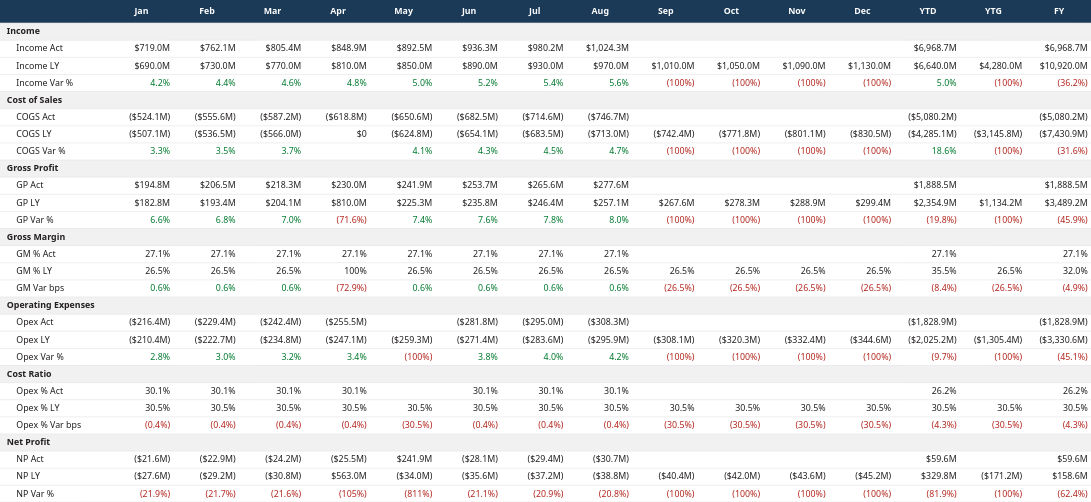

The Vega-Lite source for this figure:
### Vega specification from a JSON file in a GitHub repository (floating-point values rounded to 4 significant figures)
{"$schema": "https://vega.github.io/schema/vega/v6.json", "description": "Monthly P&L grid - one flat query, calculation group replaced by spec-side derivation", "background": "#FFFFFF", "padding": 0, "autosize": {"type": "none", "resize": true}, "width": 1608, "height": 740, "signals": [{"name": "headerHeight", "value": 34}, {"name": "labelWidth", "value": 160}, {"name": "colWidth", "update": "(width - labelWidth) / 15"}, {"name": "rowHeight", "update": "(height - headerHeight) / 28"}], "data": [{"name": "dataset", "values": [{"Year": 2026, "Month": 1, "MonthOffset": -7, "IncAct": 719000000.0, "IncLY": 690000000.0, "CogAct": -524100000.0, "CogLY": -507200000.0, "GPAct": 194800000.0, "GPLY": 182800000.0, "OpxAct": -216400000.0, "OpxLY": -210400000.0, "NPAct": -21570000.0, "NPLY": -27600000.0}, {"Year": 2026, "Month": 2, "MonthOffset": -6, "IncAct": 762100000.0, "IncLY": 730000000.0, "CogAct": -555600000.0, "CogLY": -536600000.0, "GPAct": 206500000.0, "GPLY": 193400000.0, "OpxAct": -229400000.0, "OpxLY": -222600000.0, "NPAct": -22860000.0, "NPLY": -29200000.0}, {"Year": 2026, "Month": 3, "MonthOffset": -5, "IncAct": 805400000.0, "IncLY": 770000000.0, "CogAct": -587200000.0, "CogLY": -566000000.0, "GPAct": 218300000.0, "GPLY": 204000000.0, "OpxAct": -242400000.0, "OpxLY": -234800000.0, "NPAct": -24160000.0, "NPLY": -30800000.0}, {"Year": 2026, "Month": 4, "MonthOffset": -4, "IncAct": 848900000.0, "IncLY": 810000000.0, "CogAct": -618800000.0, "CogLY": 0.0, "GPAct": 230000000.0, "GPLY": 810000000.0, "OpxAct": -255500000.0, "OpxLY": -247000000.0, "NPAct": -25470000.0, "NPLY": 563000000.0}, {"Year": 2026, "Month": 5, "MonthOffset": -3, "IncAct": 892500000.0, "IncLY": 850000000.0, "CogAct": -650600000.0, "CogLY": -624800000.0, "GPAct": 241900000.0, "GPLY": 225200000.0, "OpxAct": null, "OpxLY": -259200000.0, "NPAct": 241900000.0, "NPLY": -34000000.0}, {"Year": 2026, "Month": 6, "MonthOffset": -2, "IncAct": 936300000.0, "IncLY": 890000000.0, "CogAct": -682500000.0, "CogLY": -654200000.0, "GPAct": 253700000.0, "GPLY": 235800000.0, "OpxAct": -281800000.0, "OpxLY": -271400000.0, "NPAct": -28090000.0, "NPLY": -35600000.0}, {"Year": 2026, "Month": 7, "MonthOffset": -1, "IncAct": 980200000.0, "IncLY": 930000000.0, "CogAct": -714600000.0, "CogLY": -683600000.0, "GPAct": 265600000.0, "GPLY": 246400000.0, "OpxAct": -295000000.0, "OpxLY": -283600000.0, "NPAct": -29410000.0, "NPLY": -37200000.0}, {"Year": 2026, "Month": 8, "MonthOffset": 0, "IncAct": 1024000000.0, "IncLY": 970000000.0, "CogAct": -746700000.0, "CogLY": -713000000.0, "GPAct": 277600000.0, "GPLY": 257000000.0, "OpxAct": -308300000.0, "OpxLY": -295800000.0, "NPAct": -30730000.0, "NPLY": -38800000.0}, {"Year": 2026, "Month": 9, "MonthOffset": 1, "IncAct": null, "IncLY": 1010000000.0, "CogAct": null, "CogLY": -742400000.0, "GPAct": null, "GPLY": 267600000.0, "OpxAct": null, "OpxLY": -308000000.0, "NPAct": null, "NPLY": -40400000.0}, {"Year": 2026, "Month": 10, "MonthOffset": 2, "IncAct": null, "IncLY": 1050000000.0, "CogAct": null, "CogLY": -771800000.0, "GPAct": null, "GPLY": 278200000.0, "OpxAct": null, "OpxLY": -320200000.0, "NPAct": null, "NPLY": -42000000.0}, {"Year": 2026, "Month": 11, "MonthOffset": 3, "IncAct": null, "IncLY": 1090000000.0, "CogAct": null, "CogLY": -801200000.0, "GPAct": null, "GPLY": 288800000.0, "OpxAct": null, "OpxLY": -332400000.0, "NPAct": null, "NPLY": -43600000.0}, {"Year": 2026, "Month": 12, "MonthOffset": 4, "IncAct": null, "IncLY": 1130000000.0, "CogAct": null, "CogLY": -830600000.0, "GPAct": null, "GPLY": 299400000.0, "OpxAct": null, "OpxLY": -344600000.0, "NPAct": null, "NPLY": -45200000.0}], "transform": [{"type": "formula", "as": "todayIdx", "expr": "isValid(datum.MonthOffset) && isValid(datum.Year) && isValid(datum.Month) ? 12 * datum.Year + datum.Month - datum.MonthOffset : null"}]}, {"name": "rowsReg", "values": [{"key": "t_inc", "rowIdx": 0, "label": "Income", "kind": "title", "fmt": "", "isVar": false}, {"key": "inc_act", "rowIdx": 1, "label": "Income Act", "kind": "data", "fmt": "money", "isVar": false}, {"key": "inc_ly", "rowIdx": 2, "label": "Income LY", "kind": "data", "fmt": "money", "isVar": false}, {"key": "inc_var", "rowIdx": 3, "label": "Income Var %", "kind": "data", "fmt": "pct", "isVar": true}, {"key": "t_cogs", "rowIdx": 4, "label": "Cost of Sales", "kind": "title", "fmt": "", "isVar": false}, {"key": "cog_act", "rowIdx": 5, "label": "COGS Act", "kind": "data", "fmt": "money", "isVar": false}, {"key": "cog_ly", "rowIdx": 6, "label": "COGS LY", "kind": "data", "fmt": "money", "isVar": false}, {"key": "cog_var", "rowIdx": 7, "label": "COGS Var %", "kind": "data", "fmt": "pct", "isVar": true}, {"key": "t_gp", "rowIdx": 8, "label": "Gross Profit", "kind": "title", "fmt": "", "isVar": false}, {"key": "gp_act", "rowIdx": 9, "label": "GP Act", "kind": "data", "fmt": "money", "isVar": false}, {"key": "gp_ly", "rowIdx": 10, "label": "GP LY", "kind": "data", "fmt": "money", "isVar": false}, {"key": "gp_var", "rowIdx": 11, "label": "GP Var %", "kind": "data", "fmt": "pct", "isVar": true}, {"key": "t_gm", "rowIdx": 12, "label": "Gross Margin", "kind": "title", "fmt": "", "isVar": false}, {"key": "gm_act", "rowIdx": 13, "label": "GM % Act", "kind": "data", "fmt": "pct", "isVar": false}, {"key": "gm_ly", "rowIdx": 14, "label": "GM % LY", "kind": "data", "fmt": "pct", "isVar": false}, {"key": "gm_var", "rowIdx": 15, "label": "GM Var bps", "kind": "data", "fmt": "pct", "isVar": true}, {"key": "t_opx", "rowIdx": 16, "label": "Operating Expenses", "kind": "title", "fmt": "", "isVar": false}, {"key": "opx_act", "rowIdx": 17, "label": "Opex Act", "kind": "data", "fmt": "money", "isVar": false}, {"key": "opx_ly", "rowIdx": 18, "label": "Opex LY", "kind": "data", "fmt": "money", "isVar": false}, {"key": "opx_var", "rowIdx": 19, "label": "Opex Var %", "kind": "data", "fmt": "pct", "isVar": true}, {"key": "t_ratio", "rowIdx": 20, "label": "Cost Ratio", "kind": "title", "fmt": "", "isVar": false}, {"key": "opr_act", "rowIdx": 21, "label": "Opex % Act", "kind": "data", "fmt": "pct", "isVar": false}, {"key": "opr_ly", "rowIdx": 22, "label": "Opex % LY", "kind": "data", "fmt": "pct", "isVar": false}, {"key": "opr_var", "rowIdx": 23, "label": "Opex % Var bps", "kind": "data", "fmt": "pct", "isVar": true}, {"key": "t_np", "rowIdx": 24, "label": "Net Profit", "kind": "title", "fmt": "", "isVar": false}, {"key": "np_act", "rowIdx": 25, "label": "NP Act", "kind": "data", "fmt": "money", "isVar": false}, {"key": "np_ly", "rowIdx": 26, "label": "NP LY", "kind": "data", "fmt": "money", "isVar": false}, {"key": "np_var", "rowIdx": 27, "label": "NP Var %", "kind": "data", "fmt": "pct", "isVar": true}]}, {"name": "rowEdges", "values": [{"edge": 0}, {"edge": 1}, {"edge": 2}, {"edge": 3}, {"edge": 4}, {"edge": 5}, {"edge": 6}, {"edge": 7}, {"edge": 8}, {"edge": 9}, {"edge": 10}, {"edge": 11}, {"edge": 12}, {"edge": 13}, {"edge": 14}, {"edge": 15}, {"edge": 16}, {"edge": 17}, {"edge": 18}, {"edge": 19}, {"edge": 20}, {"edge": 21}, {"edge": 22}, {"edge": 23}, {"edge": 24}, {"edge": 25}, {"edge": 26}, {"edge": 27}, {"edge": 28}]}, {"name": "colsReg", "values": [{"colLabel": "Jan", "colIdx": 0}, {"colLabel": "Feb", "colIdx": 1}, {"colLabel": "Mar", "colIdx": 2}, {"colLabel": "Apr", "colIdx": 3}, {"colLabel": "May", "colIdx": 4}, {"colLabel": "Jun", "colIdx": 5}, {"colLabel": "Jul", "colIdx": 6}, {"colLabel": "Aug", "colIdx": 7}, {"colLabel": "Sep", "colIdx": 8}, {"colLabel": "Oct", "colIdx": 9}, {"colLabel": "Nov", "colIdx": 10}, {"colLabel": "Dec", "colIdx": 11}, {"colLabel": "YTD", "colIdx": 12}, {"colLabel": "YTG", "colIdx": 13}, {"colLabel": "FY", "colIdx": 14}]}, {"name": "titleRows", "source": "rowsReg", "transform": [{"type": "filter", "expr": "datum.kind == 'title'"}]}, {"name": "months", "source": "dataset", "transform": [{"type": "aggregate", "fields": ["IncAct", "IncLY", "CogAct", "CogLY", "GPAct", "GPLY", "OpxAct", "OpxLY", "NPAct", "NPLY", "IncAct", "IncLY", "CogAct", "CogLY", "GPAct", "GPLY", "OpxAct", "OpxLY", "NPAct", "NPLY", "todayIdx"], "ops": ["sum", "sum", "sum", "sum", "sum", "sum", "sum", "sum", "sum", "sum", "valid", "valid", "valid", "valid", "valid", "valid", "valid", "valid", "valid", "valid", "max"], "as": ["sIncAct", "sIncLY", "sCogAct", "sCogLY", "sGPAct", "sGPLY", "sOpxAct", "sOpxLY", "sNPAct", "sNPLY", "vIncAct", "vIncLY", "vCogAct", "vCogLY", "vGPAct", "vGPLY", "vOpxAct", "vOpxLY", "vNPAct", "vNPLY", "todayIdx"], "groupby": ["Month"]}, {"type": "formula", "as": "IncAct", "expr": "datum.vIncAct > 0 ? datum.sIncAct : null"}, {"type": "formula", "as": "IncLY", "expr": "datum.vIncLY > 0 ? datum.sIncLY : null"}, {"type": "formula", "as": "CogAct", "expr": "datum.vCogAct > 0 ? datum.sCogAct : null"}, {"type": "formula", "as": "CogLY", "expr": "datum.vCogLY > 0 ? datum.sCogLY : null"}, {"type": "formula", "as": "GPAct", "expr": "datum.vGPAct > 0 ? datum.sGPAct : null"}, {"type": "formula", "as": "GPLY", "expr": "datum.vGPLY > 0 ? datum.sGPLY : null"}, {"type": "formula", "as": "OpxAct", "expr": "datum.vOpxAct > 0 ? datum.sOpxAct : null"}, {"type": "formula", "as": "OpxLY", "expr": "datum.vOpxLY > 0 ? datum.sOpxLY : null"}, {"type": "formula", "as": "NPAct", "expr": "datum.vNPAct > 0 ? datum.sNPAct : null"}, {"type": "formula", "as": "NPLY", "expr": "datum.vNPLY > 0 ? datum.sNPLY : null"}, {"type": "formula", "as": "curP", "expr": "isFinite(datum.todayIdx) ? ((datum.todayIdx - 1) % 12) + 1 : null"}]}, {"name": "monthCols", "source": "months", "transform": [{"type": "filter", "expr": "datum.Month >= 1 && datum.Month <= 12"}, {"type": "formula", "as": "colIdx", "expr": "datum.Month - 1"}, {"type": "formula", "as": "colLabel", "expr": "[\"Jan\", \"Feb\", \"Mar\", \"Apr\", \"May\", \"Jun\", \"Jul\", \"Aug\", \"Sep\", \"Oct\", \"Nov\", \"Dec\"][datum.Month - 1]"}]}, {"name": "totYTD", "source": "months", "transform": [{"type": "filter", "expr": "isValid(datum.curP) && datum.Month <= datum.curP"}, {"type": "aggregate", "fields": ["IncAct", "IncLY", "CogAct", "CogLY", "GPAct", "GPLY", "OpxAct", "OpxLY", "NPAct", "NPLY", "IncAct", "IncLY", "CogAct", "CogLY", "GPAct", "GPLY", "OpxAct", "OpxLY", "NPAct", "NPLY", "todayIdx"], "ops": ["sum", "sum", "sum", "sum", "sum", "sum", "sum", "sum", "sum", "sum", "valid", "valid", "valid", "valid", "valid", "valid", "valid", "valid", "valid", "valid", "max"], "as": ["sIncAct", "sIncLY", "sCogAct", "sCogLY", "sGPAct", "sGPLY", "sOpxAct", "sOpxLY", "sNPAct", "sNPLY", "vIncAct", "vIncLY", "vCogAct", "vCogLY", "vGPAct", "vGPLY", "vOpxAct", "vOpxLY", "vNPAct", "vNPLY", "todayIdx"]}, {"type": "formula", "as": "IncAct", "expr": "datum.vIncAct > 0 ? datum.sIncAct : null"}, {"type": "formula", "as": "IncLY", "expr": "datum.vIncLY > 0 ? datum.sIncLY : null"}, {"type": "formula", "as": "CogAct", "expr": "datum.vCogAct > 0 ? datum.sCogAct : null"}, {"type": "formula", "as": "CogLY", "expr": "datum.vCogLY > 0 ? datum.sCogLY : null"}, {"type": "formula", "as": "GPAct", "expr": "datum.vGPAct > 0 ? datum.sGPAct : null"}, {"type": "formula", "as": "GPLY", "expr": "datum.vGPLY > 0 ? datum.sGPLY : null"}, {"type": "formula", "as": "OpxAct", "expr": "datum.vOpxAct > 0 ? datum.sOpxAct : null"}, {"type": "formula", "as": "OpxLY", "expr": "datum.vOpxLY > 0 ? datum.sOpxLY : null"}, {"type": "formula", "as": "NPAct", "expr": "datum.vNPAct > 0 ? datum.sNPAct : null"}, {"type": "formula", "as": "NPLY", "expr": "datum.vNPLY > 0 ? datum.sNPLY : null"}, {"type": "formula", "as": "colLabel", "expr": "'YTD'"}, {"type": "formula", "as": "colIdx", "expr": "12"}]}, {"name": "totYTG", "source": "months", "transform": [{"type": "filter", "expr": "isValid(datum.curP) && datum.Month > datum.curP"}, {"type": "aggregate", "fields": ["IncAct", "IncLY", "CogAct", "CogLY", "GPAct", "GPLY", "OpxAct", "OpxLY", "NPAct", "NPLY", "IncAct", "IncLY", "CogAct", "CogLY", "GPAct", "GPLY", "OpxAct", "OpxLY", "NPAct", "NPLY", "todayIdx"], "ops": ["sum", "sum", "sum", "sum", "sum", "sum", "sum", "sum", "sum", "sum", "valid", "valid", "valid", "valid", "valid", "valid", "valid", "valid", "valid", "valid", "max"], "as": ["sIncAct", "sIncLY", "sCogAct", "sCogLY", "sGPAct", "sGPLY", "sOpxAct", "sOpxLY", "sNPAct", "sNPLY", "vIncAct", "vIncLY", "vCogAct", "vCogLY", "vGPAct", "vGPLY", "vOpxAct", "vOpxLY", "vNPAct", "vNPLY", "todayIdx"]}, {"type": "formula", "as": "IncAct", "expr": "datum.vIncAct > 0 ? datum.sIncAct : null"}, {"type": "formula", "as": "IncLY", "expr": "datum.vIncLY > 0 ? datum.sIncLY : null"}, {"type": "formula", "as": "CogAct", "expr": "datum.vCogAct > 0 ? datum.sCogAct : null"}, {"type": "formula", "as": "CogLY", "expr": "datum.vCogLY > 0 ? datum.sCogLY : null"}, {"type": "formula", "as": "GPAct", "expr": "datum.vGPAct > 0 ? datum.sGPAct : null"}, {"type": "formula", "as": "GPLY", "expr": "datum.vGPLY > 0 ? datum.sGPLY : null"}, {"type": "formula", "as": "OpxAct", "expr": "datum.vOpxAct > 0 ? datum.sOpxAct : null"}, {"type": "formula", "as": "OpxLY", "expr": "datum.vOpxLY > 0 ? datum.sOpxLY : null"}, {"type": "formula", "as": "NPAct", "expr": "datum.vNPAct > 0 ? datum.sNPAct : null"}, {"type": "formula", "as": "NPLY", "expr": "datum.vNPLY > 0 ? datum.sNPLY : null"}, {"type": "formula", "as": "colLabel", "expr": "'YTG'"}, {"type": "formula", "as": "colIdx", "expr": "13"}]}, {"name": "totFY", "source": "months", "transform": [{"type": "aggregate", "fields": ["IncAct", "IncLY", "CogAct", "CogLY", "GPAct", "GPLY", "OpxAct", "OpxLY", "NPAct", "NPLY", "IncAct", "IncLY", "CogAct", "CogLY", "GPAct", "GPLY", "OpxAct", "OpxLY", "NPAct", "NPLY", "todayIdx"], "ops": ["sum", "sum", "sum", "sum", "sum", "sum", "sum", "sum", "sum", "sum", "valid", "valid", "valid", "valid", "valid", "valid", "valid", "valid", "valid", "valid", "max"], "as": ["sIncAct", "sIncLY", "sCogAct", "sCogLY", "sGPAct", "sGPLY", "sOpxAct", "sOpxLY", "sNPAct", "sNPLY", "vIncAct", "vIncLY", "vCogAct", "vCogLY", "vGPAct", "vGPLY", "vOpxAct", "vOpxLY", "vNPAct", "vNPLY", "todayIdx"]}, {"type": "formula", "as": "IncAct", "expr": "datum.vIncAct > 0 ? datum.sIncAct : null"}, {"type": "formula", "as": "IncLY", "expr": "datum.vIncLY > 0 ? datum.sIncLY : null"}, {"type": "formula", "as": "CogAct", "expr": "datum.vCogAct > 0 ? datum.sCogAct : null"}, {"type": "formula", "as": "CogLY", "expr": "datum.vCogLY > 0 ? datum.sCogLY : null"}, {"type": "formula", "as": "GPAct", "expr": "datum.vGPAct > 0 ? datum.sGPAct : null"}, {"type": "formula", "as": "GPLY", "expr": "datum.vGPLY > 0 ? datum.sGPLY : null"}, {"type": "formula", "as": "OpxAct", "expr": "datum.vOpxAct > 0 ? datum.sOpxAct : null"}, {"type": "formula", "as": "OpxLY", "expr": "datum.vOpxLY > 0 ? datum.sOpxLY : null"}, {"type": "formula", "as": "NPAct", "expr": "datum.vNPAct > 0 ? datum.sNPAct : null"}, {"type": "formula", "as": "NPLY", "expr": "datum.vNPLY > 0 ? datum.sNPLY : null"}, {"type": "formula", "as": "colLabel", "expr": "'FY'"}, {"type": "formula", "as": "colIdx", "expr": "14"}]}, {"name": "cells", "source": ["monthCols", "totYTD", "totYTG", "totFY"], "transform": [{"type": "formula", "as": "inc_act", "expr": "datum.IncAct"}, {"type": "formula", "as": "inc_ly", "expr": "datum.IncLY"}, {"type": "formula", "as": "inc_var", "expr": "(datum.IncLY == null || datum.IncLY == 0) ? null : (((datum.IncAct == null ? 0 : datum.IncAct) - datum.IncLY) / datum.IncLY)"}, {"type": "formula", "as": "cog_act", "expr": "datum.CogAct"}, {"type": "formula", "as": "cog_ly", "expr": "datum.CogLY"}, {"type": "formula", "as": "cog_var", "expr": "(datum.CogLY == null || datum.CogLY == 0) ? null : (((datum.CogAct == null ? 0 : datum.CogAct) - datum.CogLY) / datum.CogLY)"}, {"type": "formula", "as": "gp_act", "expr": "datum.GPAct"}, {"type": "formula", "as": "gp_ly", "expr": "datum.GPLY"}, {"type": "formula", "as": "gp_var", "expr": "(datum.GPLY == null || datum.GPLY == 0) ? null : (((datum.GPAct == null ? 0 : datum.GPAct) - datum.GPLY) / datum.GPLY)"}, {"type": "formula", "as": "gm_act", "expr": "(datum.IncAct == null || datum.IncAct == 0 || datum.GPAct == null) ? null : (datum.GPAct / datum.IncAct)"}, {"type": "formula", "as": "gm_ly", "expr": "(datum.IncLY == null || datum.IncLY == 0 || datum.GPLY == null) ? null : (datum.GPLY / datum.IncLY)"}, {"type": "formula", "as": "gm_var", "expr": "(datum.gm_act == null && datum.gm_ly == null) ? null : ((datum.gm_act == null ? 0 : datum.gm_act) - (datum.gm_ly == null ? 0 : datum.gm_ly))"}, {"type": "formula", "as": "opx_act", "expr": "datum.OpxAct"}, {"type": "formula", "as": "opx_ly", "expr": "datum.OpxLY"}, {"type": "formula", "as": "opx_var", "expr": "(datum.OpxLY == null || datum.OpxLY == 0) ? null : (((datum.OpxAct == null ? 0 : datum.OpxAct) - datum.OpxLY) / datum.OpxLY)"}, {"type": "formula", "as": "opr_act", "expr": "(datum.IncAct == null || datum.IncAct == 0 || datum.OpxAct == null) ? null : (-datum.OpxAct / datum.IncAct)"}, {"type": "formula", "as": "opr_ly", "expr": "(datum.IncLY == null || datum.IncLY == 0 || datum.OpxLY == null) ? null : (-datum.OpxLY / datum.IncLY)"}, {"type": "formula", "as": "opr_var", "expr": "(datum.opr_act == null && datum.opr_ly == null) ? null : ((datum.opr_act == null ? 0 : datum.opr_act) - (datum.opr_ly == null ? 0 : datum.opr_ly))"}, {"type": "formula", "as": "np_act", "expr": "datum.NPAct"}, {"type": "formula", "as": "np_ly", "expr": "datum.NPLY"}, {"type": "formula", "as": "np_var", "expr": "(datum.NPLY == null || datum.NPLY == 0) ? null : (((datum.NPAct == null ? 0 : datum.NPAct) - datum.NPLY) / datum.NPLY)"}, {"type": "fold", "fields": ["inc_act", "inc_ly", "inc_var", "cog_act", "cog_ly", "cog_var", "gp_act", "gp_ly", "gp_var", "gm_act", "gm_ly", "gm_var", "opx_act", "opx_ly", "opx_var", "opr_act", "opr_ly", "opr_var", "np_act", "np_ly", "np_var"], "as": ["key", "value"]}, {"type": "lookup", "from": "rowsReg", "key": "key", "fields": ["key"], "values": ["rowIdx", "label", "fmt", "isVar"], "as": ["rowIdx", "rowLabel", "fmt", "isVar"]}, {"type": "formula", "as": "av", "expr": "abs(datum.value)"}, {"type": "formula", "as": "body", "expr": "datum.fmt == 'pct' ? (datum.av >= 1 ? format(datum.av, '.0%') : format(datum.av, '.1%')) : '$' + (datum.av >= 999950 ? format(datum.av / 1e6, ',.1f') + 'M' : datum.av >= 999.5 ? format(datum.av / 1e3, ',.1f') + 'K' : format(datum.av, ',.0f'))"}, {"type": "formula", "as": "fmtd", "expr": "datum.value == null ? '' : (datum.value < 0 ? '(' + datum.body + ')' : datum.body)"}]}], "marks": [{"type": "rect", "name": "headerBand", "interactive": false, "encode": {"update": {"x": {"value": 0}, "x2": {"signal": "width"}, "y": {"value": 0}, "y2": {"signal": "headerHeight"}, "fill": {"value": "#1B3A57"}}}}, {"type": "text", "name": "headerLabels", "from": {"data": "colsReg"}, "interactive": false, "encode": {"update": {"x": {"signal": "labelWidth + (datum.colIdx + 0.5) * colWidth"}, "y": {"signal": "headerHeight / 2"}, "align": {"value": "center"}, "baseline": {"value": "middle"}, "text": {"field": "colLabel"}, "font": {"value": "Segoe UI"}, "fontSize": {"value": 13}, "fontWeight": {"value": "bold"}, "fill": {"value": "#FFFFFF"}}}}, {"type": "rect", "name": "titleBands", "from": {"data": "titleRows"}, "interactive": false, "encode": {"update": {"x": {"value": 0}, "x2": {"signal": "width"}, "y": {"signal": "headerHeight + datum.rowIdx * rowHeight"}, "height": {"signal": "rowHeight"}, "fill": {"value": "#F1F1F1"}}}}, {"type": "rule", "name": "gridRules", "from": {"data": "rowEdges"}, "interactive": false, "encode": {"update": {"x": {"value": 0}, "x2": {"signal": "width"}, "y": {"signal": "min(headerHeight + datum.edge * rowHeight, height - 0.5)"}, "stroke": {"value": "#E6E6E6"}, "strokeWidth": {"value": 1}}}}, {"type": "text", "name": "rowLabels", "from": {"data": "rowsReg"}, "interactive": false, "encode": {"update": {"x": {"signal": "datum.kind == 'title' ? 10 : 24"}, "y": {"signal": "headerHeight + (datum.rowIdx + 0.5) * rowHeight"}, "baseline": {"value": "middle"}, "text": {"field": "label"}, "font": {"value": "Segoe UI"}, "fontSize": {"value": 13}, "fontWeight": {"signal": "datum.kind == 'title' ? 'bold' : 'normal'"}, "fill": {"value": "#231F20"}, "limit": {"signal": "labelWidth - (datum.kind == 'title' ? 10 : 24) - 6"}}}}, {"type": "text", "name": "cellText", "from": {"data": "cells"}, "encode": {"update": {"x": {"signal": "labelWidth + (datum.colIdx + 1) * colWidth - 6"}, "y": {"signal": "headerHeight + (datum.rowIdx + 0.5) * rowHeight"}, "align": {"value": "right"}, "baseline": {"value": "middle"}, "text": {"field": "fmtd"}, "font": {"value": "Segoe UI"}, "fontSize": {"value": 13}, "fill": {"signal": "datum.isVar && datum.value != null && datum.value != 0 ? (datum.value > 0 ? '#00792E' : '#B3261E') : '#231F20'"}, "limit": {"signal": "colWidth - 8"}, "tooltip": {"signal": "{'Line': datum.rowLabel, 'Column': datum.colLabel, 'Value': datum.fmtd == '' ? '—' : datum.fmtd}"}}}}]}
